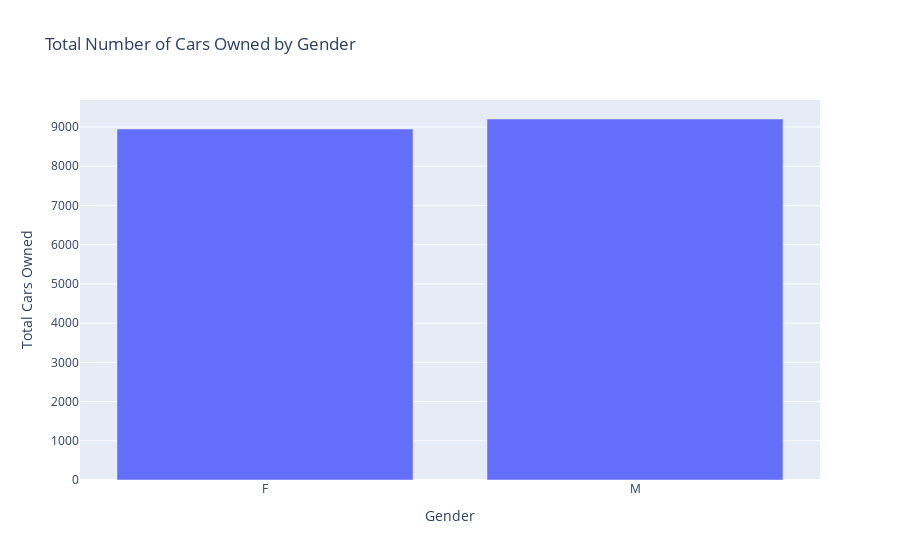

Source (notebook cell):
### Code cell
# Visualize the results using Plotly
import plotly.graph_objects as go
from pyspark.sql import SparkSession

# Create a SparkSession
spark = SparkSession.builder.getOrCreate()

# Execute the query and retrieve the results as a PySpark DataFrame
total_cars_owned_by_gender = spark.sql("""
    SELECT Gender, SUM(NumberCarsOwned) AS total_cars_owned
    FROM my_table
    GROUP BY Gender
""")

# Collect the results as a list of dictionaries
result_list = total_cars_owned_by_gender.collect()

# Extract the gender and total cars owned values
genders = [row["Gender"] for row in result_list]
total_cars_owned = [row["total_cars_owned"] for row in result_list]

# Create a bar plot using Plotly
fig = go.Figure(data=[go.Bar(x=genders, y=total_cars_owned)])
fig.update_layout(title='Total Number of Cars Owned by Gender', xaxis_title='Gender', yaxis_title='Total Cars Owned')
fig.show()

### Figure 1 — Plotly figure (JSON) as saved in the notebook; plotly's stock layout.template omitted (floating-point values rounded to 4 significant figures)
{"data": [{"type": "bar", "x": ["F", "M"], "y": [8949, 9204]}], "layout": {"title": {"text": "Total Number of Cars Owned by Gender"}, "xaxis": {"title": {"text": "Gender"}}, "yaxis": {"title": {"text": "Total Cars Owned"}}}}
